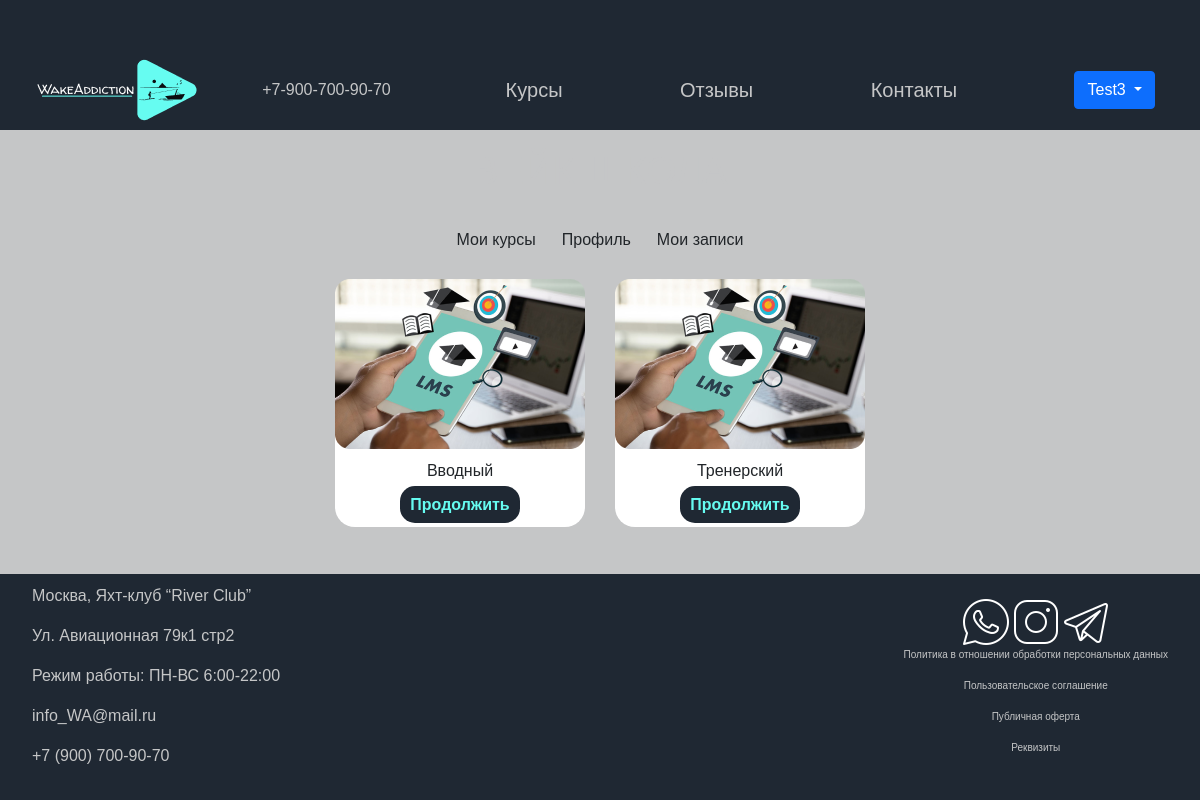
The page /profile-courses (signed in) on the database its author committed.
### main/models.py (models this page shows, shortened)
class Course(models.Model):
    title = models.CharField(max_length=255, null=False, blank=False, verbose_name="название")
    logo = models.ImageField(verbose_name="логотип", null=True, blank=True)
    users = models.ManyToManyField(get_user_model(), related_name="courses", null=True)
    class Meta:
        verbose_name = "курс"
        verbose_name_plural = "курсы"

### main/views.py (the view)
# urls.py: path("profile-courses", views.profile_courses, name="profile-courses"),
def profile_courses(request):
    return render(request, "main/profile-courses.html", context={"courses": request.user.courses.all()})

### main/templates/main/profile-courses.html
{% extends 'main/profile.html' %}
{% block profile-content %}
<div class="courses">
    {% for course in courses %}
    <div class="course-item">
        <img src="{{ course.logo.url }}">
        <div class="course-title">
            {{ course.title }}
        </div>
        <div class="course-div">
            <a class="course-btn" href={% url 'modules1' %}>Продолжить</a>
        </div>
    </div>
    {% endfor %}
</div>
{% endblock %}

### main/templates/main/layout.html (shortened to what this page needs)
{% load static %}
<html lang="ru">
<head>
    <link rel=»stylesheet» href=»style.css»>
    <link rel="stylesheet" href="https://cdnjs.cloudflare.com/ajax/libs/font-awesome/6.1.1/css/all.min.css"/>
    <link rel="stylesheet" href="{% static 'assets/bootstrap/css/bootstrap.min.css' %}">
    <link rel="stylesheet" href="{% static 'assets/DataTables/datatables.min.css' %}">
    <link rel="stylesheet" href="{% static 'assets/select2/dist/css/select2.min.css' %}">
    <link rel="stylesheet" href="{% static 'css/style.css' %}">
    <link rel="stylesheet" href="https://use.fontawesome.com/releases/v5.8.2/css/all.css">
</head>
<body>
    <header class="header">
        <div class="header-line">
            <div class="logo-img">
                <a href="/"><img src="{% static 'img/logo.png' %}" alt="Лого"/></a>
            </div>
            <div class="phone">
                <div class="phone-holder">
                    <div class="number"><a class="num" href="#">+7-900-700-90-70</a> </div>
                </div>
            </div>
                <a class="nav-item" href="{% url 'cources' %}">Курсы</a></li>
                <a class="nav-item" href="#otziv">Отзывы</a></li>
                <a class="nav-item" href="#contacts">Контакты</a></li>
            {% if user.is_authenticated %}
                <div class="dropdown">
                    <button class="btn btn-primary my-btn dropdown-toggle me-3" type="button"
                            data-bs-toggle="dropdown" aria-expanded="false">
                        {{ request.user }}
                    </button>
                </div>
            {% endif %}
        </div>
    </header>
    <main>
        {% block content %}
        {% endblock %}
    </main>
    <footer class="footer">
        <div class="footer-element">
            <div class="contacts">
                <p>Москва, Яхт-клуб “River Club”</p>
                <p>Ул. Авиационная 79к1 стр2</p>
                <p>Режим работы: ПН-ВС 6:00-22:00</p>
                <p>info_WA@mail.ru</p>
                <p>+7 (900) 700-90-70</p>
            </div>
            <div class="social">
                <div class="social-all">
                <img src="{% static 'img/13.png' %}" alt="телеграмм"/>
                <img src="{% static 'img/12.png' %}" alt="Инстаграмм"/>
                <img src="{% static 'img/11.png' %}" alt="Вацап"/>
                </div>
                <div class="policy">
                    <p>Политика в отношении обработки персональных данных</p>
                    <p>Пользовательское соглашение</p>
                    <p>Публичная оферта</p>
                    <p>Реквизиты</p>
                </div>
            </div>
        </div>
    </footer>
</body>
</html>

### main/static/css/style.css (style rules this page uses)
html, body { height: 100%; width: 100%; overflow: auto; display: flex; flex-direction: column; margin: 0; padding: 0; min-height: 100%; background-size: cover; background-repeat: no-repeat; background-position: center; background-color: #c5c6c7; }
body { display: flex; flex-direction: column; }
main { flex: 1; }
.header-line { padding-top: 50px; display: flex; align-items: center; justify-content: space-around; background-color: #1f2833; }
.nav-item { color: #c5c6c7; text-decoration: none; font-weight: 400; font-size: 20px; margin-right: 60px; transition: color 0.3s linear; }
.num { color: #c5c6c7; text-decoration: none; font-weight: 400; transition: color 0.2s linear; }
.phone-holder { display: flex; align-items: center; }
.footer { width: 100%; margin-top: auto; background-color: #1f2833; padding: 1rem 2rem; padding-top: 10px; }
.footer-element { display: flex; justify-content: space-between; align-items: center; }
.contacts { display: flex; align-items: start; justify-content: left; color: #c5c6c7; flex-direction: column; }
.social { display: flex; align-items: center; justify-content: center; flex-direction: column; }
.policy { display: flex; align-items: center; justify-content: left; color: #c5c6c7; font-size: 10px; font-weight: 400; flex-direction: column; }
.social-all { display: flex; justify-content: center; align-items: center; flex-direction: row; }
.courses { display: flex; flex-direction: row; justify-content: center; align-items: center; margin: 0 auto; }
.course-item { align-items: center; background: #ffffff; border-radius: 20px; margin: 0 15px; }
.course-title { text-align: center; margin: 10px; }
.course-div { text-align: center; margin: 10px; }
.course-btn { background: #1F2833; border-radius: 15px; color: #66FCF1; text-decoration: none; outline: none; padding: 10px; font-weight: bold; }
* { font-family: "Montserrat Alternates", sans-serif; }

### rows shown on the page
Course: logo (picture), title "Вводный"
Course: logo (picture), title "Тренерский"

### other values the page prints
{{ request.user }} "Test3"
